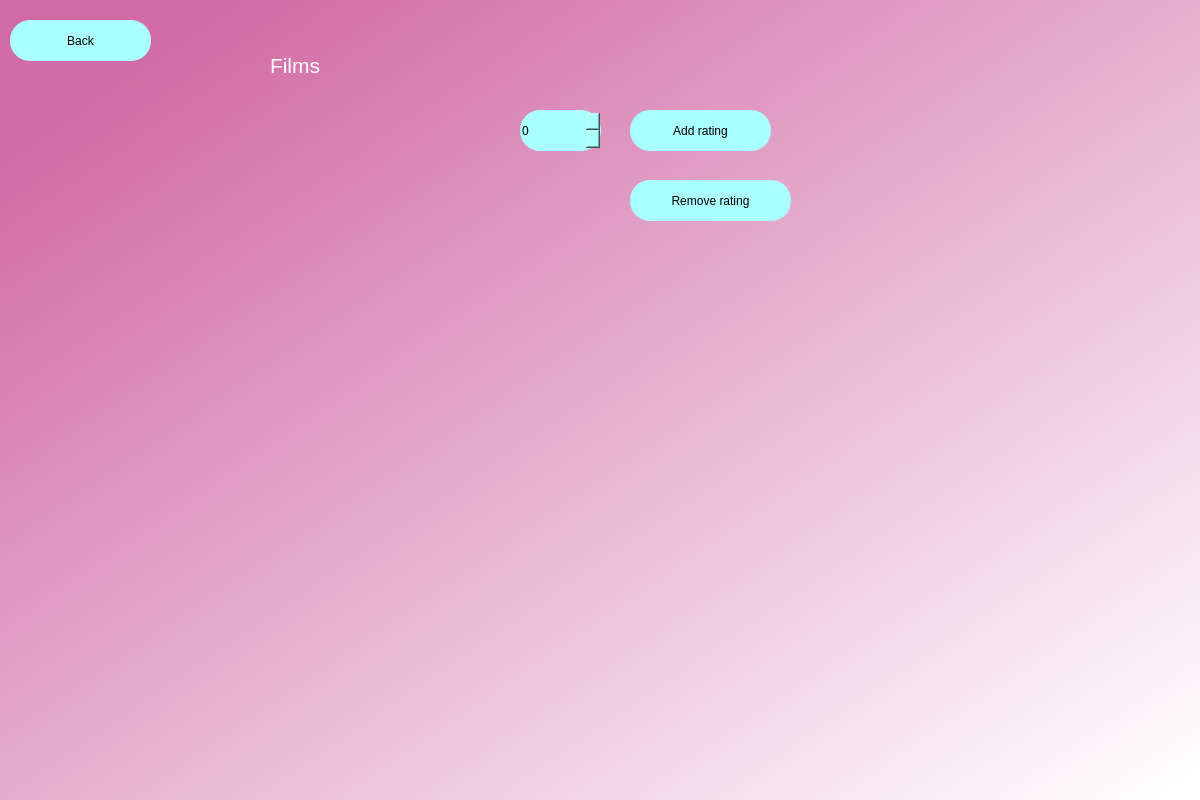
<?xml version="1.0" encoding="UTF-8"?>
<ui version="4.0">
 <class>Dialog</class>
 <widget class="QDialog" name="Dialog">
  <property name="geometry">
   <rect>
    <x>0</x>
    <y>0</y>
    <width>1200</width>
    <height>800</height>
   </rect>
  </property>
  <property name="windowTitle">
   <string>Dialog</string>
  </property>
  <property name="styleSheet">
   <string notr="true">
background-color:qlineargradient(spread:pad, x1:0.091, y1:0.101636, x2:0.991379, y2:0.977, stop:0 rgba(209, 107, 165, 255), stop:1 rgba(255, 255, 255, 255));
</string>
  </property>
  <widget class="QListWidget" name="listFilms">
   <property name="geometry">
    <rect>
     <x>200</x>
     <y>100</y>
     <width>281</width>
     <height>481</height>
    </rect>
   </property>
   <property name="styleSheet">
    <string notr="true">background-color:rgba(0,0,0,0);
font: 12pt &quot;MS Shell Dlg 2&quot;;</string>
   </property>
  </widget>
  <widget class="QLabel" name="label">
   <property name="geometry">
    <rect>
     <x>270</x>
     <y>40</y>
     <width>141</width>
     <height>51</height>
    </rect>
   </property>
   <property name="styleSheet">
    <string notr="true">background-color:rgba(0,0,0,0);
font: 12pt &quot;MS Shell Dlg 2&quot;;
font: 36pt &quot;MS Shell Dlg 2&quot;; color:rgb(255, 255, 255)</string>
   </property>
   <property name="text">
    <string>&lt;html&gt;&lt;head/&gt;&lt;body&gt;&lt;p&gt;&lt;span style=&quot; font-size:16pt;&quot;&gt;Films&lt;/span&gt;&lt;/p&gt;&lt;/body&gt;&lt;/html&gt;</string>
   </property>
  </widget>
  <widget class="QPushButton" name="back">
   <property name="geometry">
    <rect>
     <x>10</x>
     <y>20</y>
     <width>141</width>
     <height>41</height>
    </rect>
   </property>
   <property name="styleSheet">
    <string notr="true">border-radius:20px;
background-color: rgb(170, 255, 255);
font: 14pt &quot;MS Shell Dlg 2&quot;;

</string>
   </property>
   <property name="text">
    <string>Back</string>
   </property>
  </widget>
  <widget class="QSpinBox" name="spinRating">
   <property name="geometry">
    <rect>
     <x>520</x>
     <y>110</y>
     <width>81</width>
     <height>41</height>
    </rect>
   </property>
   <property name="styleSheet">
    <string notr="true">border-radius:20px;
background-color: rgb(170, 255, 255);
font: 14pt &quot;MS Shell Dlg 2&quot;;</string>
   </property>
   <property name="maximum">
    <number>10</number>
   </property>
  </widget>
  <widget class="QPushButton" name="addRating">
   <property name="geometry">
    <rect>
     <x>630</x>
     <y>110</y>
     <width>141</width>
     <height>41</height>
    </rect>
   </property>
   <property name="styleSheet">
    <string notr="true">border-radius:20px;
background-color: rgb(170, 255, 255);
font: 14pt &quot;MS Shell Dlg 2&quot;;

</string>
   </property>
   <property name="text">
    <string>Add rating</string>
   </property>
  </widget>
  <widget class="QPushButton" name="removeRating">
   <property name="geometry">
    <rect>
     <x>630</x>
     <y>180</y>
     <width>161</width>
     <height>41</height>
    </rect>
   </property>
   <property name="styleSheet">
    <string notr="true">border-radius:20px;
background-color: rgb(170, 255, 255);
font: 14pt &quot;MS Shell Dlg 2&quot;;

</string>
   </property>
   <property name="text">
    <string>Remove rating</string>
   </property>
  </widget>
 </widget>
 <resources/>
 <connections/>
</ui>
